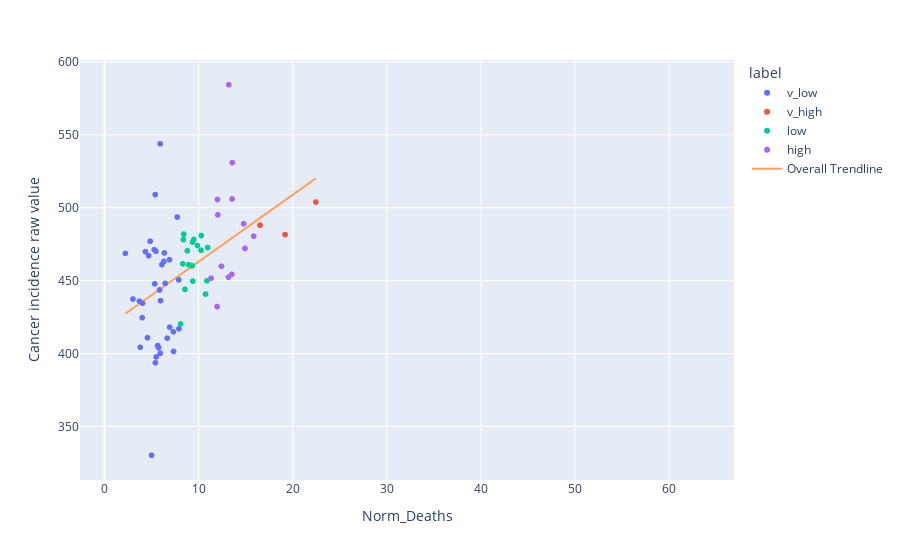

Notebook code cell kept with this figure:
### Code cell
px.scatter(super_df, x="Norm_Deaths", y='Cancer incidence raw value', trendline="ols",color='label',trendline_scope="overall")

### Figure 1 — Plotly figure (JSON) as saved in the notebook; plotly's stock layout.template omitted (floating-point values rounded to 4 significant figures; data arrays with more than 128 entries replaced by an {"elided": "..."} marker saying what was removed)
{"data": [{"hovertemplate": "label=v_low<br>Norm_Deaths=%{x}<br>Cancer incidence raw value=%{y}<extra></extra>", "legendgroup": "v_low", "marker": {"color": "#636efa", "symbol": "circle"}, "mode": "markers", "name": "v_low", "showlegend": true, "type": "scattergl", "x": {"elided": "735 float values"}, "xaxis": "x", "y": {"elided": "735 float values"}, "yaxis": "y"}, {"hovertemplate": "label=v_high<br>Norm_Deaths=%{x}<br>Cancer incidence raw value=%{y}<extra></extra>", "legendgroup": "v_high", "marker": {"color": "#EF553B", "symbol": "circle"}, "mode": "markers", "name": "v_high", "showlegend": true, "type": "scattergl", "x": {"elided": "572 float values"}, "xaxis": "x", "y": {"elided": "572 float values"}, "yaxis": "y"}, {"hovertemplate": "label=low<br>Norm_Deaths=%{x}<br>Cancer incidence raw value=%{y}<extra></extra>", "legendgroup": "low", "marker": {"color": "#00cc96", "symbol": "circle"}, "mode": "markers", "name": "low", "showlegend": true, "type": "scattergl", "x": {"elided": "557 float values"}, "xaxis": "x", "y": {"elided": "557 float values"}, "yaxis": "y"}, {"hovertemplate": "label=high<br>Norm_Deaths=%{x}<br>Cancer incidence raw value=%{y}<extra></extra>", "legendgroup": "high", "marker": {"color": "#ab63fa", "symbol": "circle"}, "mode": "markers", "name": "high", "showlegend": true, "type": "scattergl", "x": {"elided": "663 float values"}, "xaxis": "x", "y": {"elided": "663 float values"}, "yaxis": "y"}, {"hovertemplate": "<b>OLS trendline</b><br>Cancer incidence raw value = 4.58252 * Norm_Deaths + 417.175<br>R<sup>2</sup>=0.219595<br><br>Norm_Deaths=%{x}<br>Cancer incidence raw value=%{y} <b>(trend)</b><extra></extra>", "legendgroup": "Overall Trendline", "line": {"color": "#FFA15A"}, "mode": "lines", "name": "Overall Trendline", "showlegend": true, "type": "scatter", "x": [2.218, 3.023, 3.707, 3.792, 4.003, 4.041, 4.349, 4.569, 4.685, 4.85, 5.002, 5.277, 5.342, 5.387, 5.412, 5.463, 5.499, 5.645, 5.75, 5.85, 5.918, 5.925, 5.959, 6.1, 6.315, 6.368, 6.457, 6.67, 6.912, 6.922, 7.316, 7.34, 7.726, 7.888, 7.911, 8.083, 8.325, 8.378, 8.42, 8.556, 8.806, 8.947, 9.307, 9.362, 9.388, 9.492, 9.88, 10.26, 10.29, 10.74, 10.88, 10.97, 11.33, 11.97, 12.01, 12.05, 12.43, 13.17, 13.21, 13.52, 13.55, 13.58, 14.79, 14.93, 15.85, 16.52, 19.18, 22.45], "xaxis": "x", "y": [427.3, 431.0, 434.2, 434.6, 435.5, 435.7, 437.1, 438.1, 438.6, 439.4, 440.1, 441.4, 441.7, 441.9, 442.0, 442.2, 442.4, 443.0, 443.5, 444.0, 444.3, 444.3, 444.5, 445.1, 446.1, 446.4, 446.8, 447.7, 448.9, 448.9, 450.7, 450.8, 452.6, 453.3, 453.4, 454.2, 455.3, 455.6, 455.8, 456.4, 457.5, 458.2, 459.8, 460.1, 460.2, 460.7, 462.5, 464.2, 464.3, 466.4, 467.1, 467.4, 469.1, 472.0, 472.2, 472.4, 474.1, 477.5, 477.7, 479.1, 479.3, 479.4, 484.9, 485.6, 489.8, 492.9, 505.1, 520.1], "yaxis": "y"}], "layout": {"legend": {"title": {"text": "label"}, "tracegroupgap": 0}, "margin": {"t": 60}, "xaxis": {"anchor": "y", "domain": [0, 1], "title": {"text": "Norm_Deaths"}}, "yaxis": {"anchor": "x", "domain": [0, 1], "title": {"text": "Cancer incidence raw value"}}}}
